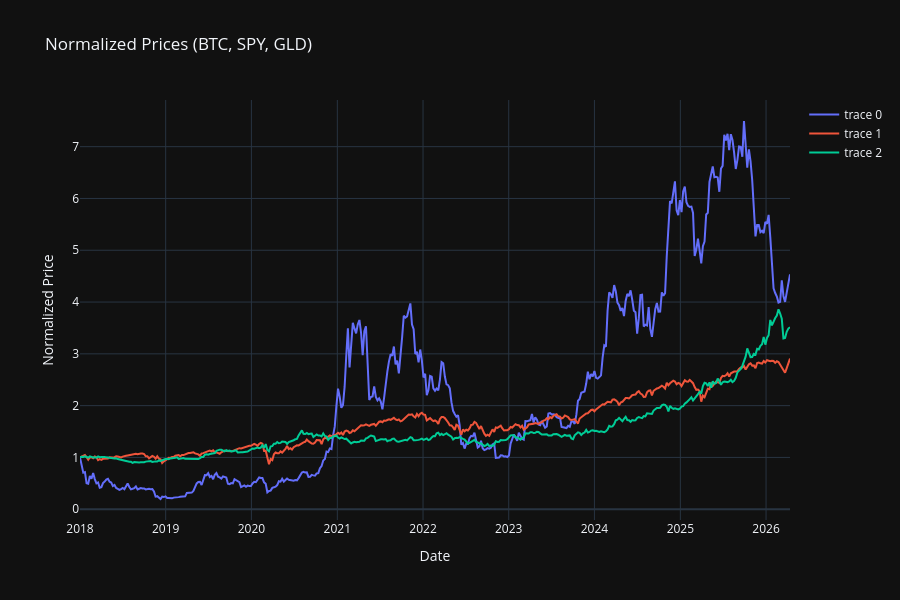

Notebook code cell kept with this figure:
### Code cell
fig = make_subplots(
    rows=1,
    cols=1,
    shared_xaxes=True,
    vertical_spacing=0.05,
    row_heights=[1.5]
)

fig.add_trace(go.Scatter(
    x=normalized_df.index,
    y=normalized_df['BTC-USD']
), row=1, col=1)

fig.add_trace(go.Scatter(
    x=normalized_df.index,
    y=normalized_df['SPY']
), row=1, col=1)

fig.add_trace(go.Scatter(
    x=normalized_df.index,
    y=normalized_df['GLD']
), row=1, col=1)

fig.update_layout(
    title='Normalized Prices (BTC, SPY, GLD)',
    xaxis_title='Date',
    yaxis_title='Normalized Price',
    height=600,
    showlegend=True,
    template='plotly_dark'
)

fig.show()

### Figure 1 — Plotly figure (JSON) as saved in the notebook; plotly's stock layout.template omitted (floating-point values rounded to 4 significant figures; data arrays with more than 128 entries replaced by an {"elided": "..."} marker saying what was removed)
{"data": [{"type": "scatter", "x": {"elided": "433 str values"}, "xaxis": "x", "y": {"elided": "433 float values"}, "yaxis": "y"}, {"type": "scatter", "x": {"elided": "433 str values"}, "xaxis": "x", "y": {"elided": "433 float values"}, "yaxis": "y"}, {"type": "scatter", "x": {"elided": "433 str values"}, "xaxis": "x", "y": {"elided": "433 float values"}, "yaxis": "y"}], "layout": {"height": 600, "showlegend": true, "title": {"text": "Normalized Prices (BTC, SPY, GLD)"}, "xaxis": {"anchor": "y", "domain": [0, 1], "title": {"text": "Date"}}, "yaxis": {"anchor": "x", "domain": [0, 1], "title": {"text": "Normalized Price"}}}}
